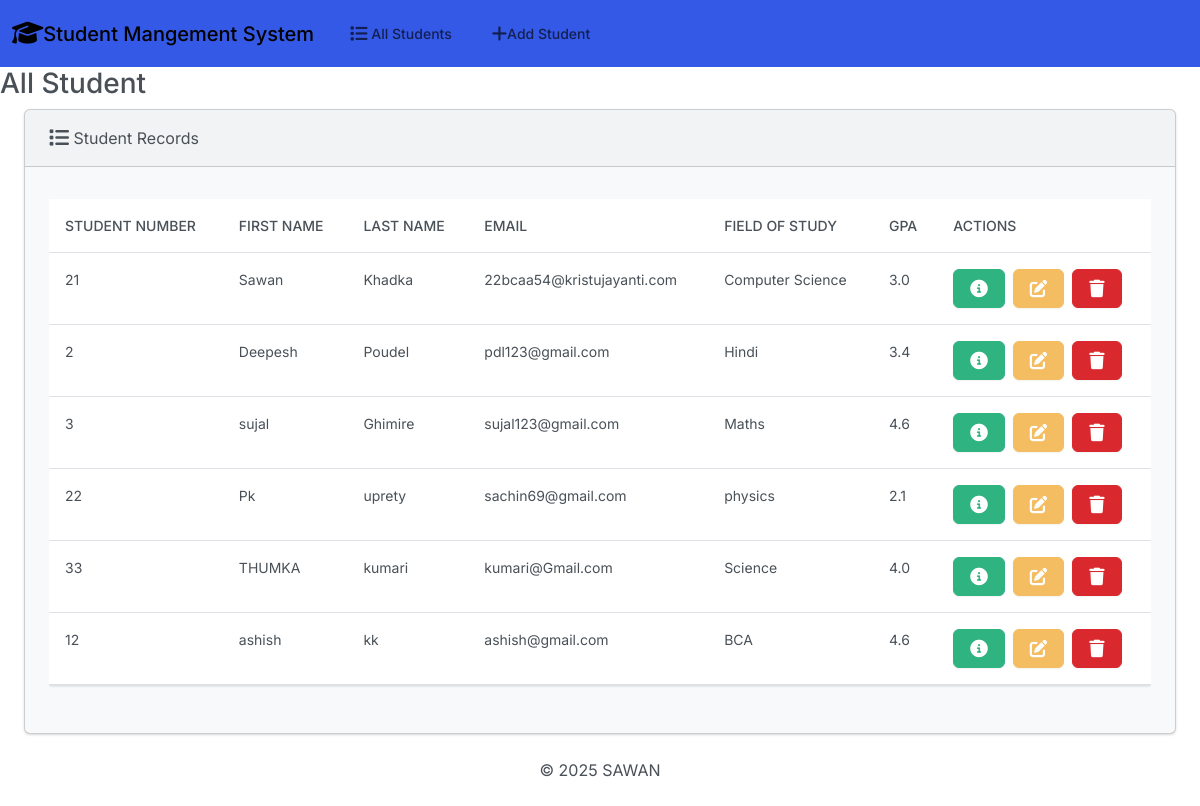
The page / on the database its author committed.
### students/models.py (models this page shows)
class Student(models.Model):
    student_number = models.PositiveIntegerField()
    first_name = models.CharField(max_length=50)
    last_name = models.CharField(max_length=50)
    email = models.EmailField(max_length=100)
    field_of_study = models.CharField(max_length=50)
    gpa = models.FloatField()

### students/views.py (the view)
# urls.py: path('',views.index, name='index'),
def index(request):
    return render(request,'students/index.html',{
        'students': Student.objects.all()
    })

### students/templates/students/index.html (shortened to what this page needs)
{% load static %}
<!DOCTYPE html>
<html lang="en">
<head>
    <link rel="stylesheet" href="https://cdnjs.cloudflare.com/ajax/libs/font-awesome/6.1.1/css/all.min.css"/>
    <link href="{% static 'css/bootstrap.min.css' %}" rel="stylesheet">
</head>
<body class="d-flex flex-column min-vh-100">
   <nav class="navbar navbar-expand-lg bg-primary">
  <div class="container-fluid">
    <a class="navbar-brand" href="{% url 'index' %}">
    <i class="fa-solid fa-graduation-cap fa-lg"></i>Student Mangement System
    </a>
    <div class="collapse navbar-collapse" id="navbarColor01">
      <ul class="navbar-nav me-auto">
        <li class="nav-item">
          <a class="nav-link" href="{% url 'index' %}">
            All Students
        </a>
        </li>
        <li class="nav-item">
          <a class="nav-link" href="{% url 'add' %}">
             Add Student
        </a>
        </li>
      </ul>
    </div>
  </div>
</nav>
   <h3 class="a-4">All Student</h3>
   <div calss="row">
     <div class="col-12">
        {% if students %}
        <div class="card bg-light ms-4 me-4 mb-4">
        <div class="card-header">
            <i class="fa-solid fa-list fa-lg"></i> Student Records
        </div>
        <div class="card-body">
         <p class="card-text">
            <div class="table-responsive">
                <table class="table table-hover">
  <thead>
    <tr>
      <th scope="col">Student Number</th>
      <th scope="col">First Name</th>
      <th scope="col">Last Name</th>
      <th scope="col">Email</th>
      <th scope="col">Field of Study</th>
      <th scope="col">GPA</th>
      <th scope="col">Actions</th>
    </tr>
  </thead>
  <tbody>
    {% for student in students %}
    <tr>
        <td>{{ student.student_number }}</td>
        <td>{{ student.first_name }}</td>
        <td>{{ student.last_name }}</td>
        <td>{{ student.email }}</td>
        <td>{{ student.field_of_study }}</td>
        <td>{{ student.gpa }}</td>
        <td>
         <button type="button" class="btn btn-success me-1" data-bs-toggle="modal" data-bs-target="#myModal{{ student.id }}">
        </button>
<a class="btn btn-warning me-1" href="{% url 'edit' student.id %}">
</a>
<button type ="button" class="btn btn-danger" data-bs-toggle="modal" data-bs-target="#delete{{student.id}}">
</button>
</td>
</tr>
    {% endfor %}
  </tbody>
</table>
        </div>
        </p>
        </div>
        </div>
        {% else %}
          <h5 class="alert alert-primary ms-4 me-4">No Student Records</h5>
        {% endif %}
</div>
</div>
<footer class="mt-auto mb-4 text-center">
    <div>
        <span>
            &copy; <script>document.write(new Date().getFullYear())</script> SAWAN
        </span>
    </div>
</footer>
</body>
</html>

### rows shown on the page
Student: student_number "21", first_name "Sawan", last_name "Khadka", email "22bcaa54@kristujayanti.com", field_of_study "Computer Science", gpa "3.0"
Student: student_number "2", first_name "Deepesh", last_name "Poudel", email "pdl123@gmail.com", field_of_study "Hindi", gpa "3.4"
Student: student_number "3", first_name "sujal", last_name "Ghimire", email "sujal123@gmail.com", field_of_study "Maths", gpa "4.6"
Student: student_number "22", first_name "Pk", last_name "uprety", email "sachin69@gmail.com", field_of_study "physics", gpa "2.1"
Student: student_number "33", first_name "THUMKA", last_name "kumari", email "kumari@Gmail.com", field_of_study "Science", gpa "4.0"
Student: student_number "12", first_name "ashish", last_name "kk", email "ashish@gmail.com", field_of_study "BCA", gpa "4.6"
